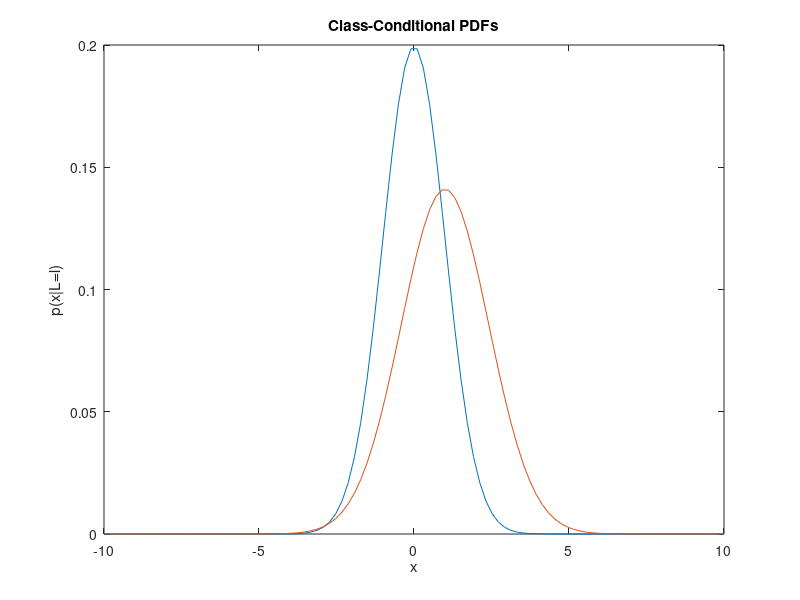

The MATLAB source for this figure: (Note: this script raises an error after producing the figure.)
%Class-Conditional PDFs
x = linspace(-10,10,100);
y = 1./(sqrt(8*pi).*exp((x.^2).*0.5)); 
z = 1./(sqrt(16*pi).*exp(((x-1).^2).*0.25)); 
plot(x,y);
xlabel('x')
ylabel('p(x|L=l)')
title('Class-Conditional PDFs')
hold on
plot(x,z);
xline(-1-sqrt(2+log(4)))
xline(sqrt(2+log(4))-1)
hold off
saveas(gcf,'CCPDF.png')
%Class Posterior Probabilities
a = y+z
b = y./a
c = z./a
plot(x,b);
xlabel('x')
ylabel('p(L=l|x)')
title('Class Posterior Probabilities')
hold on
plot(x,c);
xline(-1-sqrt(2+log(4)))
xline(sqrt(2+log(4))-1)
hold off
saveas(gcf,'CPP.png')
%Numeric Calculations
%From Area Under Class Posterior Probabilities
d = -1-sqrt(2+log(4))
e = sqrt(2+log(4))-1
f1 = normcdf(d,0,1)./(normcdf(d,0,1)+normcdf(d,1,sqrt(2)))
f2 = (normcdf(e,1,sqrt(2))-normcdf(d,1,sqrt(2)))./((normcdf(e,1,2)-normcdf(d,0,1))+(normcdf(e,1,sqrt(2))-normcdf(d,1,sqrt(2))))
f3 = (1-normcdf(e,0,1))./((1-normcdf(d,0,1))+(1-normcdf(d,1,sqrt(2))))
f4 = f1+f2+f3
f5 = f4./3

%From Area Under Class-Conditional PDFs
g1 = normcdf(d,0,1)
g2 = normcdf(e,1,sqrt(2))-normcdf(d,1,sqrt(2))
g3 = 1-normcdf(e,0,1)
g4 = g1+g2+g3
g5 = g4./2
